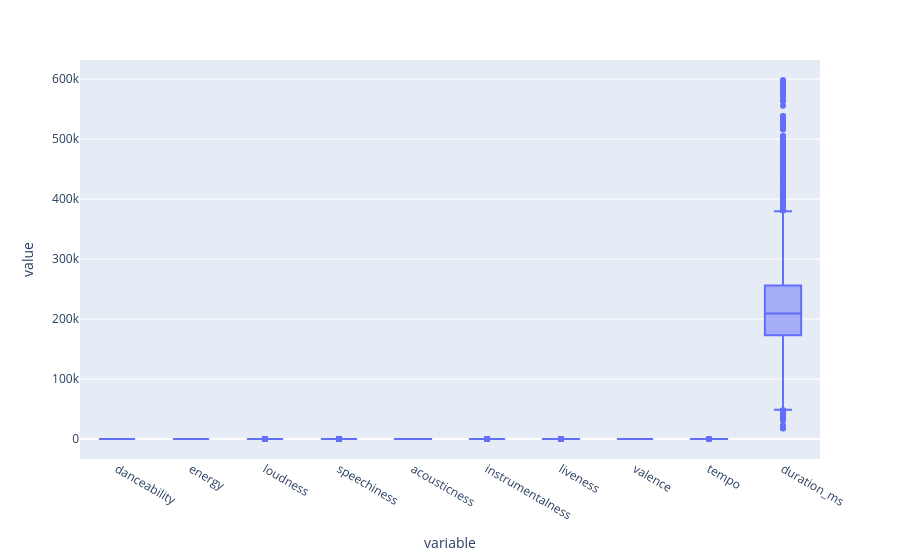

The notebook cell this image was saved under:
### Code cell
fig = px.box(X_train)
fig.show()

### Figure 1 — Plotly figure (JSON) as saved in the notebook; plotly's stock layout.template omitted (floating-point values rounded to 4 significant figures; data arrays with more than 128 entries replaced by an {"elided": "..."} marker saying what was removed)
{"data": [{"alignmentgroup": "True", "hovertemplate": "variable=%{x}<br>value=%{y}<extra></extra>", "legendgroup": "", "marker": {"color": "#636efa"}, "name": "", "notched": false, "offsetgroup": "", "orientation": "v", "showlegend": false, "type": "box", "x": {"elided": "27540 str values"}, "x0": " ", "xaxis": "x", "y": {"elided": "27540 float values"}, "y0": " ", "yaxis": "y"}], "layout": {"boxmode": "group", "legend": {"tracegroupgap": 0}, "margin": {"t": 60}, "xaxis": {"anchor": "y", "domain": [0, 1], "title": {"text": "variable"}}, "yaxis": {"anchor": "x", "domain": [0, 1], "title": {"text": "value"}}}}
